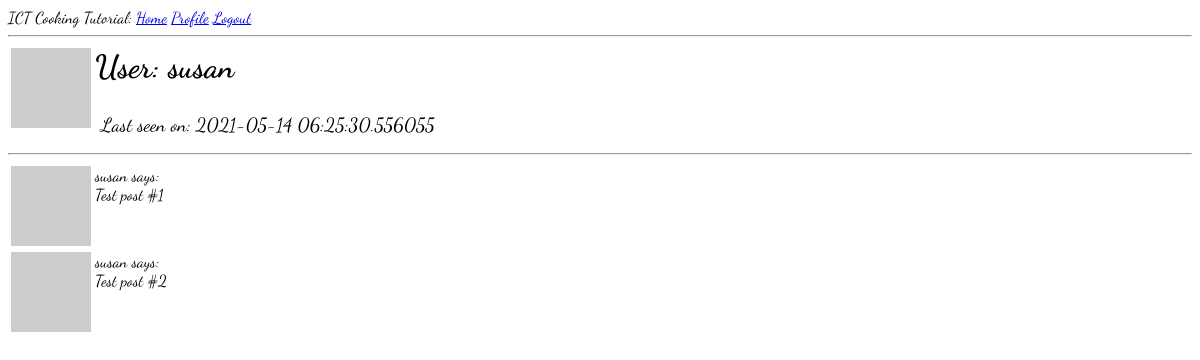
Before: /user/susan (signed in) with the older database file.
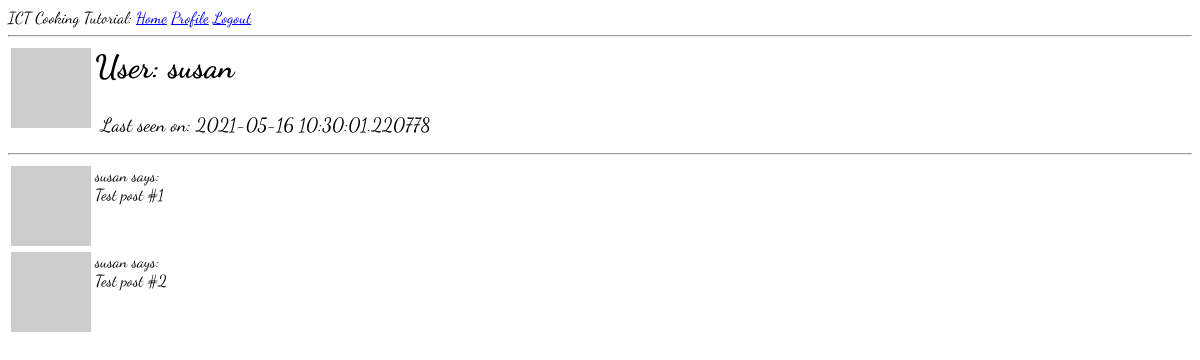
After: the same page with the newer database file.
### app/models.py (models this page shows, shortened)
class User(UserMixin, db.Model):
    id = db.Column(db.Integer, primary_key=True)
    username = db.Column(db.String(64), index=True, unique=True)
    email = db.Column(db.String(120), index=True, unique=True)
    password_hash = db.Column(db.String(128))
    posts = db.relationship('Post', backref='author', lazy='dynamic')
    about_me = db.Column(db.String(140))
    last_seen = db.Column(db.DateTime, default=datetime.utcnow)
    def avatar(self, size):
        digest = md5(self.email.lower().encode('utf-8')).hexdigest()
        return 'https://www.gravatar.com/avatar/{}?d=identicon&s={}'.format(
            digest, size)

### app/routes.py (the view)
@app.route('/user/<username>')
@login_required
def user(username):
    user = User.query.filter_by(username=username).first_or_404()
    posts = [
        {'author': user, 'body': 'Test post #1'},
        {'author': user, 'body': 'Test post #2'}
    ]
    return render_template('user.html', user=user, posts=posts)

### app/models.py (called while the page is built)
@login.user_loader
def load_user(id):
    return User.query.get(int(id))

### app/routes.py (called while the page is built)
@app.before_request
def before_request():
    if current_user.is_authenticated:
        current_user.last_seen = datetime.utcnow()
        db.session.commit()

### app/templates/user.html (shortened to what this page needs)
{% extends "base.html" %}
{% block content %}
    <table>
        <tr valign="top">
            <td><img src="{{ user.avatar(128) }}"></td>
            <td>
                <h1>User: {{ user.username }}</h1>
                {% if user.last_seen %}<p>Last seen on: {{ user.last_seen }}</p>{% endif %}
            </td>
        </tr>
    </table>
    <hr>
    {% for post in posts %}
        {% include '_post.html' %}
    {% endfor %}
{% endblock %}

### app/templates/base.html (shortened to what this page needs)
<html>
    <head>
        <link type="text/css" rel="stylesheet" href="{{url_for('static', filename='css/content_style.css') }}">
    </head>
    <body>
        <div>
            ICT Cooking Tutorial:
            <a href="{{ url_for('index') }}">Home</a>
            {% if current_user.is_anonymous %}
            <a href="{{ url_for('login') }}">Login</a>
            {% else %}
            <a href="{{ url_for('user', username=current_user.username) }}">Profile</a>
            <a href="{{ url_for('logout') }}">Logout</a>
            {% endif %}
          </div>
        <hr>
        {% block content %}{% endblock %}
    </body>
</html>

### app/templates/_post.html
<table>
    <tr valign="top">
        <td><img src="{{ post.author.avatar(36) }}"></td>
        <td>{{ post.author.username }} says:<br>{{ post.body }}</td>
    </tr>
</table>

### app/static/css/content_style.css (style rules this page uses)
body { font-family: 'Dancing Script', cursive; }
p { margin: 0 auto; width: 100%; color: black; text-align: "center"; padding: 6px; font-size:larger; }

Changed rows visible on the page:
changed User "susan": last_seen "2021-05-14 06:25:30.556055" → "2021-05-16 10:30:01.220778"
